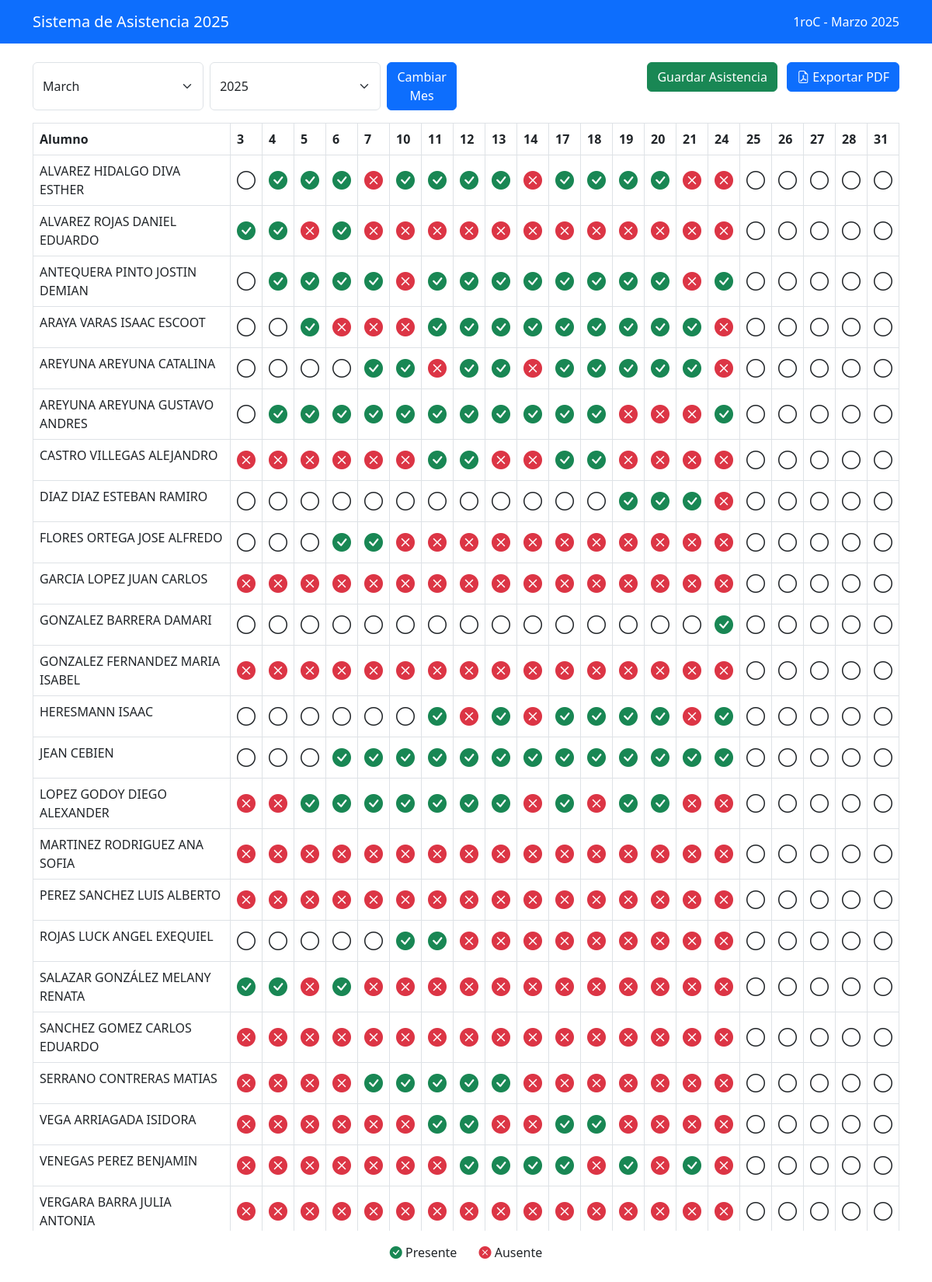
Page /asistencia/1 (signed in) on the committed database.
### tables this page shows
CREATE TABLE cursos (
                id INTEGER PRIMARY KEY AUTOINCREMENT,
                nombre TEXT UNIQUE
            );

CREATE TABLE alumnos (
                id INTEGER PRIMARY KEY AUTOINCREMENT,
                nombre TEXT,
                id_curso INTEGER,
                FOREIGN KEY(id_curso) REFERENCES cursos(id)
            );

### app.py (the view)
@app.route('/asistencia/<int:curso_id>')
@login_required
def asistencia(curso_id):
    conn = get_db_connection()
    curso = conn.execute('SELECT * FROM cursos WHERE id = ?', (curso_id,)).fetchone()
    if not curso:
        conn.close()
        flash('Curso no encontrado', 'error')
        return redirect(url_for('index'))
    alumnos = conn.execute('SELECT * FROM alumnos WHERE id_curso = ? ORDER BY nombre', (curso_id,)).fetchall()
    today = date.today()
    month = request.args.get('month', type=int, default=today.month)
    year = request.args.get('year', type=int, default=today.year)
    cal = calendar.monthcalendar(year, month)
    weekdays = []
    for week in cal:
        for day in week:
            if day != 0 and date(year, month, day).weekday() < 5:  # Monday to Friday
                weekdays.append(day)
    attendance_data = {}
    for alumno in alumnos:
        attendance_data[alumno['id']] = {}
        fecha_inicio = f"{year}-{month:02d}-01"
        fecha_fin = f"{year}-{month:02d}-31"
        asistencias = conn.execute('''
            SELECT fecha, presente
            FROM asistencia
            WHERE id_alumno = ?
            AND fecha BETWEEN ? AND ?
        ''', (alumno['id'], fecha_inicio, fecha_fin)).fetchall()
        for day in weekdays:
            attendance_data[alumno['id']][day] = None
        for asistencia in asistencias:
            fecha = datetime.strptime(asistencia['fecha'], '%Y-%m-%d')
            if fecha.day in weekdays:
                attendance_data[alumno['id']][fecha.day] = asistencia['presente']
    conn.close()
    mes_nombre = obtener_nombre_mes(month)
    return render_template('asistencia.html',
                         curso=curso,
                         alumnos=alumnos,
                         weekdays=weekdays,
                         attendance=attendance_data,
                         month=month,
                         year=year,
                         month_name=mes_nombre,
                         calendar=calendar)

### app.py (called while the page is built)
def get_db_connection():
    os.makedirs(os.path.dirname(DB_PATH), exist_ok=True)
    conn = sqlite3.connect(DB_PATH)
    conn.row_factory = sqlite3.Row
    cursor = conn.cursor()
    cursor.execute("SELECT name FROM sqlite_master WHERE type='table'")
    if not cursor.fetchall():
        init_db()
    return conn

def obtener_nombre_mes(mes):
    meses = {
        1: 'Enero', 2: 'Febrero', 3: 'Marzo', 4: 'Abril',
        5: 'Mayo', 6: 'Junio', 7: 'Julio', 8: 'Agosto',
        9: 'Septiembre', 10: 'Octubre', 11: 'Noviembre', 12: 'Diciembre'
    }
    if isinstance(mes, str):
        for key, value in meses.items():
            if value.lower() == mes.lower():
                return value
        return ''
    else:
        return meses.get(int(mes), '')

def login_required(f):
    @wraps(f)
    def decorated_function(*args, **kwargs):
        if 'user_id' not in session:
            flash('Por favor inicia sesión para acceder', 'error')
            return redirect(url_for('login'))
        return f(*args, **kwargs)
    return decorated_function

### templates/asistencia.html (shortened to what this page needs)
<!DOCTYPE html>
<html lang="es">
<head>
    <link href="https://cdn.jsdelivr.net/npm/bootstrap@5.3.0/dist/css/bootstrap.min.css" rel="stylesheet">
    <link href="https://cdn.jsdelivr.net/npm/bootstrap-icons@1.7.2/font/bootstrap-icons.css" rel="stylesheet">
</head>
<body>
    <nav class="navbar navbar-expand-lg navbar-dark bg-primary">
        <div class="container">
            <a class="navbar-brand" href="/">Sistema de Asistencia 2025</a>
            <div class="navbar-text text-white">
                {{ curso.nombre }} - {{ month_name }} {{ year }}
            </div>
        </div>
    </nav>
    <div class="container mt-4">
        <div class="row mb-3">
            <div class="col">
                <form class="d-flex" id="monthForm">
                    <select class="form-select me-2" name="month" id="month">
                        {% for i in range(1, 13) %}
                        <option value="{{ i }}" {% if i == month %}selected{% endif %}>
                            {{ calendar.month_name[i] }}
                        </option>
                        {% endfor %}
                    </select>
                    <select class="form-select me-2" name="year" id="year">
                        {% for y in range(year-1, year+2) %}
                        <option value="{{ y }}" {% if y == year %}selected{% endif %}>{{ y }}</option>
                        {% endfor %}
                    </select>
                    <button type="submit" class="btn btn-primary">Cambiar Mes</button>
                </form>
            </div>
            <div class="col text-end">
                <button class="btn btn-success me-2" onclick="saveAttendance()">Guardar Asistencia</button>
                <button onclick="exportarAsistenciaPDF()" class="btn btn-primary">
                    <i class="bi bi-file-earmark-pdf"></i> Exportar PDF
                </button>
            </div>
        </div>
        <div class="table-responsive">
            <table class="table table-bordered">
                <thead>
                    <tr>
                        <th>Alumno</th>
                        {% for day in weekdays %}
                        <th>{{ day }}</th>
                        {% endfor %}
                    </tr>
                </thead>
                <tbody>
                    {% for alumno in alumnos %}
                    <tr>
                        <td>{{ alumno.nombre }}</td>
                        {% for day in weekdays %}
                        <td class="attendance-cell {% if attendance[alumno.id][day] == 1 %}present{% elif attendance[alumno.id][day] == 0 %}absent{% endif %}"
                            data-alumno="{{ alumno.id }}"
                            data-day="{{ day }}"
                            onclick="toggleAttendance(this)">
                            <i class="bi attendance-check {% if attendance[alumno.id][day] == 1 %}bi-check-circle-fill{% elif attendance[alumno.id][day] == 0 %}bi-x-circle-fill{% else %}bi-circle{% endif %}"></i>
                        </td>
                        {% endfor %}
                    </tr>
                    {% endfor %}
                </tbody>
            </table>
        </div>
        <div class="mt-3 text-center">
            <span class="me-4">
                <i class="bi bi-check-circle-fill text-success"></i> Presente
            </span>
            <span>
                <i class="bi bi-x-circle-fill text-danger"></i> Ausente
            </span>
        </div>
    </div>
</body>
</html>

### templates/asistencia.html (style rules this page uses)
.table-responsive { max-height: 70vh; overflow-y: auto; }
th { position: sticky; top: 0; background-color: #fff; z-index: 1; }
.attendance-cell { cursor: pointer; width: 40px; height: 40px; text-align: center; vertical-align: middle; transition: all 0.3s ease; }
.attendance-check { font-size: 1.5em; cursor: pointer; transition: all 0.3s ease; }
.present .attendance-check { color: #198754; }
.absent .attendance-check { color: #dc3545; }

### rows in the picture
cursos: nombre "1roC"
alumnos: nombre "ALVAREZ HIDALGO DIVA ESTHER"
alumnos: nombre "ALVAREZ ROJAS DANIEL EDUARDO"
alumnos: nombre "ANTEQUERA PINTO JOSTIN DEMIAN"
alumnos: nombre "ARAYA VARAS ISAAC ESCOOT"
alumnos: nombre "AREYUNA AREYUNA CATALINA"
alumnos: nombre "AREYUNA AREYUNA GUSTAVO ANDRES"
alumnos: nombre "CASTRO VILLEGAS ALEJANDRO"
alumnos: nombre "DIAZ DIAZ ESTEBAN RAMIRO"
alumnos: nombre "FLORES ORTEGA JOSE ALFREDO"
alumnos: nombre "GARCIA LOPEZ JUAN CARLOS"
alumnos: nombre "GONZALEZ BARRERA DAMARI"
alumnos: nombre "GONZALEZ FERNANDEZ MARIA ISABEL"
alumnos: nombre "HERESMANN ISAAC"
alumnos: nombre "JEAN CEBIEN"
alumnos: nombre "LOPEZ GODOY DIEGO ALEXANDER"
alumnos: nombre "MARTINEZ RODRIGUEZ ANA SOFIA"
alumnos: nombre "PEREZ SANCHEZ LUIS ALBERTO"
alumnos: nombre "ROJAS LUCK ANGEL EXEQUIEL"
alumnos: nombre "SALAZAR GONZÁLEZ MELANY RENATA"
alumnos: nombre "SANCHEZ GOMEZ CARLOS EDUARDO"
alumnos: nombre "SERRANO CONTRERAS MATIAS"
alumnos: nombre "VEGA ARRIAGADA ISIDORA"
alumnos: nombre "VENEGAS PEREZ BENJAMIN"
alumnos: nombre "VERGARA BARRA JULIA ANTONIA"

### other values in the picture
{{ month_name }} "Marzo"
{{ year }} "2025"
{{ day }} "3" "4" "5" "6" "7" "10" "11" "12" "13" "14" "17" "18" "19" "20" "21" "24" "25" "26" "27" "28" "31"
form field month "March"
form field year "2025"
